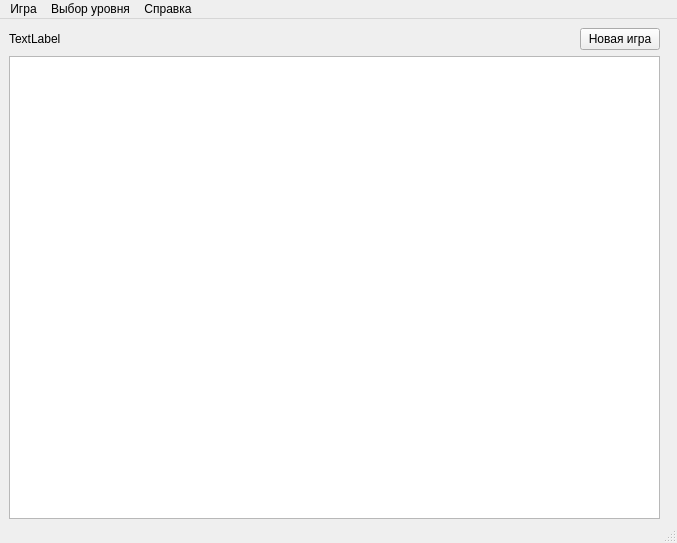
<?xml version="1.0" encoding="UTF-8"?>
<ui version="4.0">
 <class>MainWindow</class>
 <widget class="QMainWindow" name="MainWindow">
  <property name="geometry">
   <rect>
    <x>0</x>
    <y>0</y>
    <width>677</width>
    <height>543</height>
   </rect>
  </property>
  <property name="windowTitle">
   <string>MainWindow</string>
  </property>
  <widget class="QWidget" name="centralwidget">
   <widget class="QWidget" name="verticalLayoutWidget">
    <property name="geometry">
     <rect>
      <x>9</x>
      <y>9</y>
      <width>651</width>
      <height>491</height>
     </rect>
    </property>
    <layout class="QVBoxLayout" name="verticalLayout">
     <property name="spacing">
      <number>6</number>
     </property>
     <property name="sizeConstraint">
      <enum>QLayout::SetMaximumSize</enum>
     </property>
     <item>
      <layout class="QHBoxLayout" name="horizontalLayout">
       <property name="sizeConstraint">
        <enum>QLayout::SetMaximumSize</enum>
       </property>
       <item>
        <widget class="QLabel" name="label">
         <property name="text">
          <string>TextLabel</string>
         </property>
        </widget>
       </item>
       <item>
        <spacer name="horizontalSpacer">
         <property name="orientation">
          <enum>Qt::Horizontal</enum>
         </property>
         <property name="sizeHint" stdset="0">
          <size>
           <width>40</width>
           <height>20</height>
          </size>
         </property>
        </spacer>
       </item>
       <item>
        <widget class="QPushButton" name="restartButton">
         <property name="text">
          <string>Новая игра</string>
         </property>
        </widget>
       </item>
      </layout>
     </item>
     <item>
      <widget class="QTableView" name="gameFieldTableView">
       <property name="styleSheet">
        <string notr="true">QTableView { gridline-color: green; }</string>
       </property>
       <property name="sizeAdjustPolicy">
        <enum>QAbstractScrollArea::AdjustToContents</enum>
       </property>
       <attribute name="horizontalHeaderVisible">
        <bool>false</bool>
       </attribute>
       <attribute name="horizontalHeaderDefaultSectionSize">
        <number>30</number>
       </attribute>
       <attribute name="verticalHeaderVisible">
        <bool>false</bool>
       </attribute>
      </widget>
     </item>
    </layout>
   </widget>
  </widget>
  <widget class="QMenuBar" name="menubar">
   <property name="geometry">
    <rect>
     <x>0</x>
     <y>0</y>
     <width>677</width>
     <height>26</height>
    </rect>
   </property>
   <widget class="QMenu" name="menu">
    <property name="title">
     <string>Игра</string>
    </property>
    <addaction name="exitAction"/>
    <addaction name="separator"/>
    <addaction name="restartAction"/>
   </widget>
   <widget class="QMenu" name="menu_2">
    <property name="title">
     <string>Выбор уровня</string>
    </property>
    <addaction name="actionLevel_1"/>
    <addaction name="actionLevel_2"/>
    <addaction name="actionLevel_3"/>
    <addaction name="actionLevel_4"/>
    <addaction name="actionLevel_5"/>
   </widget>
   <widget class="QMenu" name="menu_3">
    <property name="title">
     <string>Справка</string>
    </property>
    <addaction name="ruleAction"/>
    <addaction name="infoAction"/>
   </widget>
   <addaction name="menu"/>
   <addaction name="menu_2"/>
   <addaction name="menu_3"/>
  </widget>
  <widget class="QStatusBar" name="statusbar"/>
  <action name="exitAction">
   <property name="text">
    <string>Выход</string>
   </property>
  </action>
  <action name="restartAction">
   <property name="text">
    <string>Новая игра</string>
   </property>
  </action>
  <action name="ruleAction">
   <property name="text">
    <string>Правила</string>
   </property>
  </action>
  <action name="action_3">
   <property name="text">
    <string>О авторе</string>
   </property>
  </action>
  <action name="infoAction">
   <property name="text">
    <string>О программе</string>
   </property>
  </action>
  <action name="actionLevel_1">
   <property name="text">
    <string>Level 1</string>
   </property>
  </action>
  <action name="actionLevel_2">
   <property name="text">
    <string>Level 2</string>
   </property>
  </action>
  <action name="actionLevel_3">
   <property name="text">
    <string>Level 3</string>
   </property>
  </action>
  <action name="actionLevel_4">
   <property name="text">
    <string>Level 4</string>
   </property>
  </action>
  <action name="actionLevel_5">
   <property name="text">
    <string>Level 5</string>
   </property>
  </action>
 </widget>
 <resources/>
 <connections/>
</ui>
